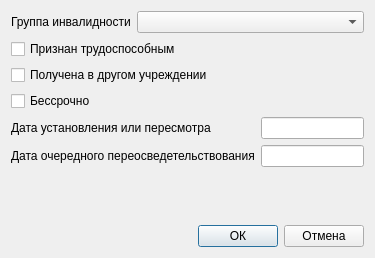
<?xml version="1.0" encoding="UTF-8"?>
<ui version="4.0">
 <class>Dialog_invalids_patient</class>
 <widget class="QDialog" name="Dialog_invalids_patient">
  <property name="geometry">
   <rect>
    <x>0</x>
    <y>0</y>
    <width>375</width>
    <height>258</height>
   </rect>
  </property>
  <property name="windowTitle">
   <string>Dialog</string>
  </property>
  <layout class="QVBoxLayout" name="verticalLayout">
   <item>
    <layout class="QFormLayout" name="formLayout">
     <item row="0" column="0">
      <widget class="QLabel" name="label">
       <property name="text">
        <string>Группа инвалидности</string>
       </property>
      </widget>
     </item>
     <item row="0" column="1">
      <widget class="QComboBox" name="comboBox_group_inv"/>
     </item>
    </layout>
   </item>
   <item>
    <widget class="QCheckBox" name="checkBox_work_yes">
     <property name="text">
      <string>Признан трудоспособным</string>
     </property>
    </widget>
   </item>
   <item>
    <widget class="QCheckBox" name="checkBox_from_other">
     <property name="text">
      <string>Получена в другом учреждении</string>
     </property>
    </widget>
   </item>
   <item>
    <widget class="QCheckBox" name="checkBox_alltime">
     <property name="text">
      <string>Бессрочно</string>
     </property>
    </widget>
   </item>
   <item>
    <layout class="QFormLayout" name="formLayout_2">
     <item row="0" column="0">
      <widget class="QLabel" name="label_3">
       <property name="text">
        <string>Дата установления или пересмотра</string>
       </property>
      </widget>
     </item>
     <item row="0" column="1">
      <widget class="QLineEdit" name="lineEdit_date_view"/>
     </item>
     <item row="1" column="0">
      <widget class="QLabel" name="label_4">
       <property name="text">
        <string>Дата очередного переосведетельствования</string>
       </property>
      </widget>
     </item>
     <item row="1" column="1">
      <widget class="QLineEdit" name="lineEdit_pereosved"/>
     </item>
    </layout>
   </item>
   <item>
    <spacer name="verticalSpacer">
     <property name="orientation">
      <enum>Qt::Vertical</enum>
     </property>
     <property name="sizeHint" stdset="0">
      <size>
       <width>20</width>
       <height>40</height>
      </size>
     </property>
    </spacer>
   </item>
   <item>
    <layout class="QHBoxLayout" name="horizontalLayout">
     <item>
      <spacer name="horizontalSpacer_2">
       <property name="orientation">
        <enum>Qt::Horizontal</enum>
       </property>
       <property name="sizeHint" stdset="0">
        <size>
         <width>40</width>
         <height>20</height>
        </size>
       </property>
      </spacer>
     </item>
     <item>
      <widget class="QPushButton" name="pushButton_ok">
       <property name="text">
        <string>ОК</string>
       </property>
      </widget>
     </item>
     <item>
      <widget class="QPushButton" name="pushButton_cancel">
       <property name="text">
        <string>Отмена</string>
       </property>
      </widget>
     </item>
    </layout>
   </item>
  </layout>
 </widget>
 <resources/>
 <connections/>
</ui>
